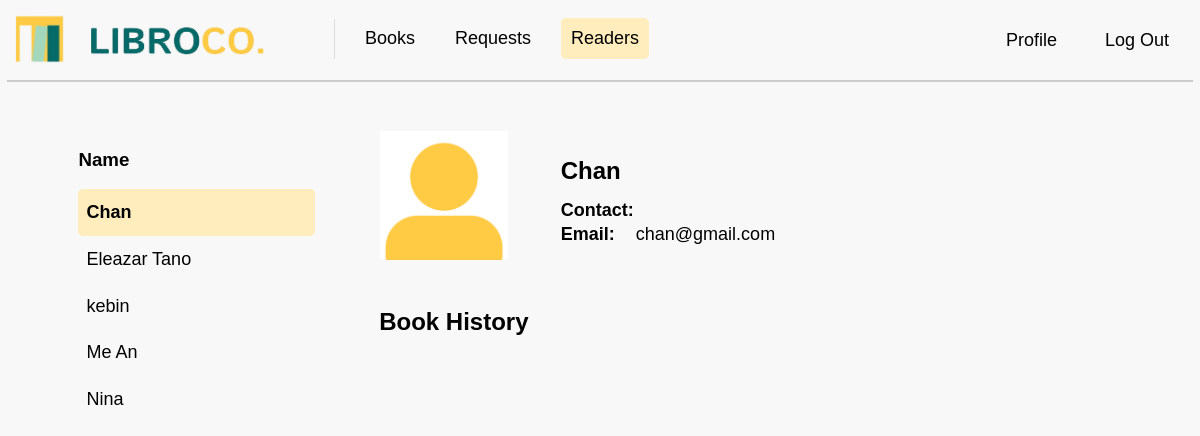
The page /readers on the database its author committed.
### tables this page shows
CREATE TABLE "users" (
	"user_id"	INTEGER PRIMARY KEY AUTOINCREMENT,
	"user_name"	TEXT,
	"user_email"	TEXT,
	"user_password"	TEXT UNIQUE,
	"user_contact"	TEXT,
	"user_code"	TEXT
);

### app.py (the view)
@app.route("/readers")
def readers():
    all_users = getall_records("users")
    readers = [user for user in all_users if user["user_id"] != 1]
    readers_with_history = []
    for reader in readers:
        reader_id = reader['user_id']
        sql_history = """
            SELECT books.book_title
            FROM requests
            JOIN books ON requests.book_id = books.book_id
            WHERE requests.user_id = ?
        """
        history = getprocess(sql_history, (reader_id,))
        sql_image = """
            SELECT user_image
            FROM profileimages
            WHERE user_id = ?
        """
        user_image = getprocess(sql_image, (reader_id,))
        image_path = f"static/{user_image[0]['user_image']}" if user_image else url_for('static', filename='images/default_profile.png')
        readers_with_history.append({
            "name": reader["user_name"],
            "contact": reader["user_contact"] or "",
            "email": reader["user_email"],
            "history": [h['book_title'] for h in history],
            "user_image": image_path  # Pass the relative image path to the template
        })
    readers_with_history = sorted(readers_with_history, key=lambda x: x['name'].lower())
    return render_template("readers.html", readers=readers_with_history)

### app.py (called while the page is built)
@app.before_request
def before_request():
    print("Session data:", session)

### dbhelper.py (called while the page is built)
def getprocess(sql: str, params: tuple = ()) -> list:
    try:
        db = connect(database, timeout=30, check_same_thread=False)  # Adding timeout and thread safety
        db.row_factory = Row  # Ensure that rows are returned as dictionaries
        cursor = db.cursor()
        cursor.execute(sql, params)
        data = cursor.fetchall()  # Fetch the data
        return data
    except Error as e:
        print(f"SQLite error: {e}")
        return []
    finally:
        db.close()  # Ensure the connection is closed

def getall_records(table: str) -> list:
    try:
        db = connect(database, timeout=30, check_same_thread=False)
        db.row_factory = Row  # Ensures rows are returned as Row objects
        cursor = db.cursor()
        sql = f"SELECT * FROM `{table}`"
        cursor.execute(sql)
        data = cursor.fetchall()
        return [dict(row) for row in data]
    except Error as e:
        print(f"SQLite error: {e}")
        return []
    finally:
        db.close()  # Ensure the connection is closed

### templates/readers.html (shortened to what this page needs)
<!DOCTYPE html>
<html>
<head>
    <link rel="stylesheet" href="{{ url_for('static', filename='css/mainstyle.css') }}">
    <link rel="stylesheet" href="{{ url_for('static', filename='css/readersStyles.css') }}">
</head>
<body>
    <nav>
        <a class="navbar-brand" href="{{ url_for('books') }}">
            <img src="{{ url_for('static', filename='images/logo.png') }}" class="logo" width="250" height="50"
                alt="LibroCo. Logo">
        </a>
        <div class="navbar-links">
            <a href="{{ url_for('books') }}">Books</a>
            <a href="{{ url_for('requests') }}">Requests</a>
            <a href="{{ url_for('readers') }}" class="active">Readers</a>
        </div>
        <div class="navbar-right">
            <a href="{{ url_for('profile') }}">Profile</a>
            <a href="{{ url_for('logout') }}">Log Out</a>
        </div>
    </nav>
    <div class="divider"></div>
    <div class="container">
        <div class="readers_container">
            <h3 class="readers_header">Name</h3>
            <ol class="readers_list">
                {% for reader in readers %}
                <li data-name="{{ reader.name }}"
                    data-email="{{ reader.email }}"
                    data-contact="{{ reader.contact }}"
                    data-history="{{ ', '.join(reader.history) }}"
                    data-image="{{ reader.user_image }}"
                    onclick="showReaderDetails(this)">
                    {{ reader.name }}
                </li>
                {% endfor %}
            </ol>
        </div>
        <div class="main_content">
            <div class="profile_container">
                <div class="profile_image">
                    {% if readers %}
                        <img src="{{ url_for('static', filename=(readers[0].user_image if readers[0].user_image else 'images/default_profile.png')) }}" alt="Profile Image">
                    {% else %}
                        <img src="{{ url_for('upload_image', filename=reader.user_image) }}" alt="Profile Image">
                    {% endif %}
                </div>
                <div class="profile_details">
                    <h3 class="name">{{ readers[0].name if readers else 'No Readers' }}</h3>
                    <h5 class="label">Contact: </h5>
                    <h5 class="label">Email: <span class="email_details">{{ readers[0].email if readers else ''
                            }}</span></h5>
                </div>
            </div>
            <div class="book_history">
                <h3 class="book_history_header">Book History</h3>
            </div>
        </div>
    </div>
</body>
</html>

### static/css/mainstyle.css (style rules this page uses)
.navbar-right a { transition: background-color 0.3s ease; margin-right: 8px; margin-top: 2px; }
body { background: #f8f8f8; background-repeat: no-repeat; background-attachment: fixed; background-size: 100% 100%; font-family: 'Istok Web', sans-serif; }
.logo { margin: -9px; margin-right: 0; margin-left: -9px; margin-top: -9px; }
nav { display: flex; justify-content: flex-start; align-items: center; padding: 5px; background-color: #f8f8f8; font-size: 18px; }
.navbar-brand { display: flex; align-items: center; text-decoration: none; color: black; margin-right: 40px; }
.navbar-links { display: flex; margin-top: -1px; margin-left: 0%; gap: 20px; font-size: 18px; }
.navbar-right { display: flex; margin-left: auto; gap: 20px; }
nav a { text-decoration: none; color: black; padding: 10px; font-family: Arial, Helvetica, sans-serif; transition: background-color 0.3s ease; }
.active { background-color: #ffedbd; border-radius: 5px; font-weight: normal; }
.divider { width: auto; height: 2px; background-color: #ccc; margin-top: 10px; margin-left: fixed; }

### static/css/readersStyles.css (style rules this page uses)
.divider { width: auto; height: 2px; background-color: #ccc; margin-top: 10px; margin-left: -1px; margin-right: -1px; }
.container { display: flex; justify-content: center; align-items: flex-start; gap: 2rem; width: 100%; margin-top: 3rem; box-sizing: border-box; }
.readers_container { display: flex; flex-direction: column; width: 20%; }
.readers_list { list-style-type: none; margin-top: 0.625rem; line-height: 1.7; font-size: 18px; word-break: break-all; max-height: 600px; overflow-y: auto; scrollbar-width: none; display:block; margin:0; padding:0; }
.readers_list li { cursor: pointer; white-space: nowrap; overflow: hidden; text-overflow: ellipsis; padding: 0.5rem; border-radius: 0.3rem; transition: background-color 0.3s ease; }
.readers_list li.selected { background-color: #FFEDBD; font-weight: bold; }
.main_content { width: 60%; display: flex; flex-direction: column; align-items: center; margin-left: 2rem; margin-right: 2rem; }
.profile_container { display: flex; justify-content: space-between; align-items: center; margin-left: auto; margin-right: auto; box-sizing: border-box; width: 100%; padding-right: 1rem; }
.profile_image { height: 8.125rem; width: 8.125rem; display: flex; justify-content: center; overflow: hidden; }
.profile_image img { width: 100%; height: 100%; object-fit: cover; }
.profile_details { margin-left: -0.45rem; height: auto; width: 70%; word-break: break-all; white-space: nowrap; overflow: hidden; text-overflow: ellipsis; }
.name { font-size: 24px; margin: 0; line-height: 2.3; margin-left: 1rem; }
.label, .contact_details, .email_details { margin: 0.125rem 0; line-height: 1.2; margin-left: 1rem; }
.label { font-weight: bold; font-size: 18px; }
.contact_details, .email_details { font-weight: normal; font-size: 18px; }
.book_history { display: flex; flex-direction: column; align-items: flex-start; margin-top: 2.125rem; margin-left: auto; margin-right: auto; box-sizing: border-box; width: 100%; max-height: 492px; overflow-y: auto; scrollbar-width: none; }
.book_history_header { margin: 0; text-align: left; line-height: 2.3; font-size: 24px; position: sticky; top: 0; background-color: #f8f8f8; }

### rows shown on the page
users: name "Chan"
users: name "Eleazar Tano"
users: name "kebin"
users: name "Me An"
users: name "Nina"
